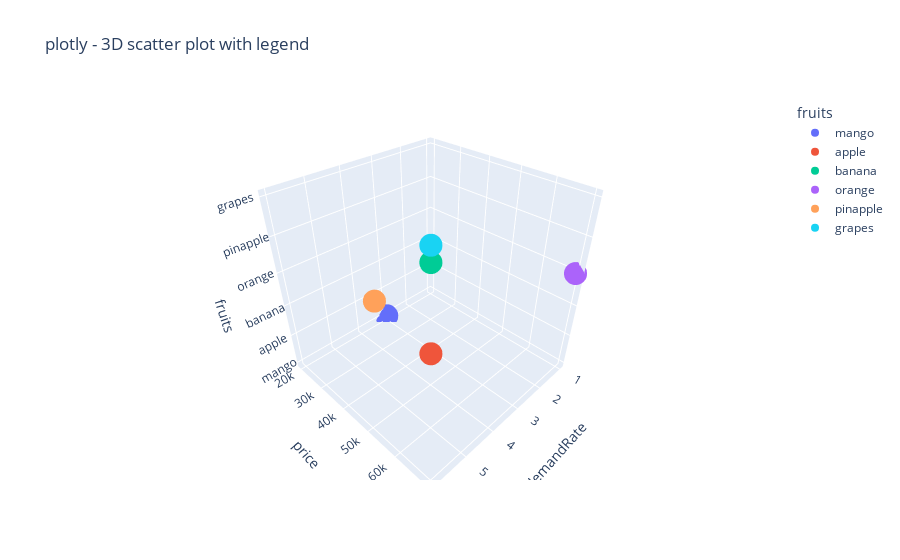

The cell this chart's notebook holds for it:
### Code cell
import plotly.express as plotly_express

import pandas as pd
 
# Creating the pandas DataFrame

features = {

    'fruits': ['mango', 'apple', 'banana', 

               'orange', 'pinapple', 'grapes'],

    'demandRate': [3, 4, 2, 1, 6, 5],

    'price': [20000, 50000, 30000, 70000, 

              55000, 60000]
}
 

dataframe = pd.DataFrame(features)
 
# Create 3 dimentsional scatter plot 
# using scatter_3d method

figure = plotly_express.scatter_3d(dataframe,

                 x='demandRate', y='price',

                 z='fruits', color="fruits", 

                 title="plotly - 3D scatter plot with legend")
 
# Update the layout using update_layout 
# function to show the legend

figure.update_layout(showlegend=True)
 
figure.show()

### Figure 1 — Plotly figure (JSON) as saved in the notebook; plotly's stock layout.template omitted (floating-point values rounded to 4 significant figures)
{"data": [{"hovertemplate": "fruits=%{z}<br>demandRate=%{x}<br>price=%{y}<extra></extra>", "legendgroup": "mango", "marker": {"color": "#636efa", "symbol": "circle"}, "mode": "markers", "name": "mango", "scene": "scene", "showlegend": true, "type": "scatter3d", "x": [3], "y": [20000], "z": ["mango"]}, {"hovertemplate": "fruits=%{z}<br>demandRate=%{x}<br>price=%{y}<extra></extra>", "legendgroup": "apple", "marker": {"color": "#EF553B", "symbol": "circle"}, "mode": "markers", "name": "apple", "scene": "scene", "showlegend": true, "type": "scatter3d", "x": [4], "y": [50000], "z": ["apple"]}, {"hovertemplate": "fruits=%{z}<br>demandRate=%{x}<br>price=%{y}<extra></extra>", "legendgroup": "banana", "marker": {"color": "#00cc96", "symbol": "circle"}, "mode": "markers", "name": "banana", "scene": "scene", "showlegend": true, "type": "scatter3d", "x": [2], "y": [30000], "z": ["banana"]}, {"hovertemplate": "fruits=%{z}<br>demandRate=%{x}<br>price=%{y}<extra></extra>", "legendgroup": "orange", "marker": {"color": "#ab63fa", "symbol": "circle"}, "mode": "markers", "name": "orange", "scene": "scene", "showlegend": true, "type": "scatter3d", "x": [1], "y": [70000], "z": ["orange"]}, {"hovertemplate": "fruits=%{z}<br>demandRate=%{x}<br>price=%{y}<extra></extra>", "legendgroup": "pinapple", "marker": {"color": "#FFA15A", "symbol": "circle"}, "mode": "markers", "name": "pinapple", "scene": "scene", "showlegend": true, "type": "scatter3d", "x": [6], "y": [55000], "z": ["pinapple"]}, {"hovertemplate": "fruits=%{z}<br>demandRate=%{x}<br>price=%{y}<extra></extra>", "legendgroup": "grapes", "marker": {"color": "#19d3f3", "symbol": "circle"}, "mode": "markers", "name": "grapes", "scene": "scene", "showlegend": true, "type": "scatter3d", "x": [5], "y": [60000], "z": ["grapes"]}], "layout": {"legend": {"title": {"text": "fruits"}, "tracegroupgap": 0}, "scene": {"domain": {"x": [0, 1], "y": [0, 1]}, "xaxis": {"title": {"text": "demandRate"}}, "yaxis": {"title": {"text": "price"}}, "zaxis": {"categoryarray": ["mango", "apple", "banana", "orange", "pinapple", "grapes"], "categoryorder": "array", "title": {"text": "fruits"}}}, "showlegend": true, "title": {"text": "plotly - 3D scatter plot with legend"}}}
